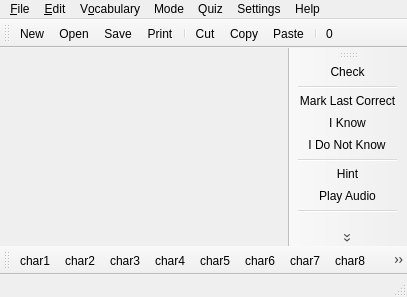
<?xml version="1.0" encoding="UTF-8"?>
<ui version="4.0">
 <class>MainWindow</class>
 <widget class="QMainWindow" name="MainWindow">
  <property name="geometry">
   <rect>
    <x>0</x>
    <y>0</y>
    <width>407</width>
    <height>297</height>
   </rect>
  </property>
  <property name="windowTitle">
   <string>WordQuiz</string>
  </property>
  <property name="windowIcon">
   <iconset resource="../wordquiz.qrc">
    <normaloff>:/kwordquiz/icons/hi32-app-kwordquiz.png</normaloff>:/kwordquiz/icons/hi32-app-kwordquiz.png</iconset>
  </property>
  <widget class="QWidget" name="centralwidget">
   <layout class="QGridLayout"/>
  </widget>
  <widget class="QMenuBar" name="menubar">
   <property name="geometry">
    <rect>
     <x>0</x>
     <y>0</y>
     <width>407</width>
     <height>21</height>
    </rect>
   </property>
   <widget class="QMenu" name="menuFile">
    <property name="title">
     <string>&amp;File</string>
    </property>
    <addaction name="fileNew"/>
    <addaction name="fileOpen"/>
    <addaction name="fileOpenRecent"/>
    <addaction name="fileGHNS"/>
    <addaction name="separator"/>
    <addaction name="fileSave"/>
    <addaction name="fileSaveAs"/>
    <addaction name="separator"/>
    <addaction name="filePrint"/>
    <addaction name="filePrintPreview"/>
    <addaction name="separator"/>
    <addaction name="fileClose"/>
    <addaction name="separator"/>
    <addaction name="fileQuit"/>
   </widget>
   <widget class="QMenu" name="menuEdit">
    <property name="title">
     <string>&amp;Edit</string>
    </property>
    <addaction name="separator"/>
    <addaction name="editCut"/>
    <addaction name="editCopy"/>
    <addaction name="editPaste"/>
    <addaction name="editClear"/>
    <addaction name="separator"/>
    <addaction name="editInsert"/>
    <addaction name="editDelete"/>
    <addaction name="separator"/>
    <addaction name="editMarkBlank"/>
    <addaction name="editUnmarkBlank"/>
   </widget>
   <widget class="QMenu" name="menuMode">
    <property name="title">
     <string>Mode</string>
    </property>
    <addaction name="mode1"/>
    <addaction name="mode2"/>
    <addaction name="mode3"/>
    <addaction name="mode4"/>
    <addaction name="mode5"/>
   </widget>
   <widget class="QMenu" name="menuSettings">
    <property name="title">
     <string>Settings</string>
    </property>
    <addaction name="configShowSearchBar"/>
    <addaction name="separator"/>
    <addaction name="configToolbars"/>
    <addaction name="configShowStatusbar"/>
    <addaction name="separator"/>
    <addaction name="configConfigureShortcuts"/>
    <addaction name="configConfigureToolbars"/>
    <addaction name="configConfigureNotifications"/>
    <addaction name="configConfigureWordQuiz"/>
   </widget>
   <widget class="QMenu" name="menuHelp">
    <property name="title">
     <string>Help</string>
    </property>
    <addaction name="helpHandbook"/>
    <addaction name="helpWhatsThis"/>
    <addaction name="separator"/>
    <addaction name="helpReportBug"/>
    <addaction name="separator"/>
    <addaction name="helpSwitchLanguage"/>
    <addaction name="separator"/>
    <addaction name="helpAboutWordQuiz"/>
    <addaction name="helpAboutQt"/>
   </widget>
   <widget class="QMenu" name="menuVocabulary">
    <property name="title">
     <string>V&amp;ocabulary</string>
    </property>
    <addaction name="vocabLanguages"/>
    <addaction name="vocabFont"/>
    <addaction name="separator"/>
    <addaction name="vocabImage"/>
    <addaction name="vocabSound"/>
    <addaction name="separator"/>
    <addaction name="vocabAdjustRows"/>
    <addaction name="separator"/>
    <addaction name="vocabShuffle"/>
   </widget>
   <widget class="QMenu" name="menuQuiz">
    <property name="title">
     <string>Quiz</string>
    </property>
    <addaction name="quizCheck"/>
    <addaction name="separator"/>
    <addaction name="qaMarkLastCorrect"/>
    <addaction name="flashKnow"/>
    <addaction name="flashDontKnow"/>
    <addaction name="separator"/>
    <addaction name="qaHint"/>
    <addaction name="quizPlayAudio"/>
    <addaction name="separator"/>
    <addaction name="quizRestart"/>
    <addaction name="quizRepeatErrors"/>
    <addaction name="separator"/>
    <addaction name="quizExportErrors"/>
   </widget>
   <addaction name="menuFile"/>
   <addaction name="menuEdit"/>
   <addaction name="menuVocabulary"/>
   <addaction name="menuMode"/>
   <addaction name="menuQuiz"/>
   <addaction name="menuSettings"/>
   <addaction name="menuHelp"/>
  </widget>
  <widget class="QStatusBar" name="statusbar"/>
  <widget class="QToolBar" name="toolBarMain">
   <property name="windowTitle">
    <string>Main Toolbar</string>
   </property>
   <property name="iconSize">
    <size>
     <width>22</width>
     <height>22</height>
    </size>
   </property>
   <property name="toolButtonStyle">
    <enum>Qt::ToolButtonTextUnderIcon</enum>
   </property>
   <attribute name="toolBarArea">
    <enum>TopToolBarArea</enum>
   </attribute>
   <attribute name="toolBarBreak">
    <bool>false</bool>
   </attribute>
   <addaction name="fileNew"/>
   <addaction name="fileOpen"/>
   <addaction name="fileSave"/>
   <addaction name="filePrint"/>
   <addaction name="separator"/>
   <addaction name="editCut"/>
   <addaction name="editCopy"/>
   <addaction name="editPaste"/>
   <addaction name="separator"/>
   <addaction name="mode0"/>
  </widget>
  <widget class="QToolBar" name="toolBarQuiz">
   <property name="windowTitle">
    <string>Quiz Toolbar</string>
   </property>
   <property name="iconSize">
    <size>
     <width>22</width>
     <height>22</height>
    </size>
   </property>
   <property name="toolButtonStyle">
    <enum>Qt::ToolButtonTextBesideIcon</enum>
   </property>
   <attribute name="toolBarArea">
    <enum>RightToolBarArea</enum>
   </attribute>
   <attribute name="toolBarBreak">
    <bool>false</bool>
   </attribute>
   <addaction name="quizCheck"/>
   <addaction name="separator"/>
   <addaction name="qaMarkLastCorrect"/>
   <addaction name="flashKnow"/>
   <addaction name="flashDontKnow"/>
   <addaction name="separator"/>
   <addaction name="qaHint"/>
   <addaction name="quizPlayAudio"/>
   <addaction name="separator"/>
   <addaction name="quizRestart"/>
   <addaction name="quizRepeatErrors"/>
  </widget>
  <widget class="QToolBar" name="toolBarCharacters">
   <property name="windowTitle">
    <string>Special Characters</string>
   </property>
   <property name="allowedAreas">
    <set>Qt::BottomToolBarArea|Qt::RightToolBarArea|Qt::TopToolBarArea</set>
   </property>
   <property name="iconSize">
    <size>
     <width>22</width>
     <height>22</height>
    </size>
   </property>
   <attribute name="toolBarArea">
    <enum>BottomToolBarArea</enum>
   </attribute>
   <attribute name="toolBarBreak">
    <bool>false</bool>
   </attribute>
   <addaction name="actionChar1"/>
   <addaction name="actionChar2"/>
   <addaction name="actionChar3"/>
   <addaction name="actionChar4"/>
   <addaction name="actionChar5"/>
   <addaction name="actionChar6"/>
   <addaction name="actionChar7"/>
   <addaction name="actionChar8"/>
   <addaction name="actionChar9"/>
  </widget>
  <action name="fileNew">
   <property name="icon">
    <iconset resource="../wordquiz.qrc">
     <normaloff>:/src/pics/document-new.png</normaloff>:/src/pics/document-new.png</iconset>
   </property>
   <property name="text">
    <string>&amp;New</string>
   </property>
   <property name="shortcut">
    <string>Ctrl+N</string>
   </property>
  </action>
  <action name="fileOpen">
   <property name="icon">
    <iconset resource="../wordquiz.qrc">
     <normaloff>:/src/pics/document-open.png</normaloff>:/src/pics/document-open.png</iconset>
   </property>
   <property name="text">
    <string>&amp;Open...</string>
   </property>
   <property name="shortcut">
    <string>Ctrl+O</string>
   </property>
  </action>
  <action name="fileOpenRecent">
   <property name="enabled">
    <bool>true</bool>
   </property>
   <property name="text">
    <string>Open Recent</string>
   </property>
  </action>
  <action name="fileSave">
   <property name="icon">
    <iconset resource="../wordquiz.qrc">
     <normaloff>:/src/pics/document-save.png</normaloff>:/src/pics/document-save.png</iconset>
   </property>
   <property name="text">
    <string>&amp;Save</string>
   </property>
   <property name="shortcut">
    <string>Ctrl+S</string>
   </property>
  </action>
  <action name="fileSaveAs">
   <property name="icon">
    <iconset resource="../wordquiz.qrc">
     <normaloff>:/src/pics/document-save-as.png</normaloff>:/src/pics/document-save-as.png</iconset>
   </property>
   <property name="text">
    <string>Save &amp;As...</string>
   </property>
  </action>
  <action name="filePrint">
   <property name="icon">
    <iconset resource="../wordquiz.qrc">
     <normaloff>:/src/pics/document-print.png</normaloff>:/src/pics/document-print.png</iconset>
   </property>
   <property name="text">
    <string>&amp;Print...</string>
   </property>
   <property name="shortcut">
    <string>Ctrl+P</string>
   </property>
  </action>
  <action name="fileClose">
   <property name="icon">
    <iconset resource="../wordquiz.qrc">
     <normaloff>:/src/pics/window-close.png</normaloff>:/src/pics/window-close.png</iconset>
   </property>
   <property name="text">
    <string>&amp;Close</string>
   </property>
   <property name="shortcut">
    <string>Ctrl+W</string>
   </property>
  </action>
  <action name="fileQuit">
   <property name="icon">
    <iconset resource="../wordquiz.qrc">
     <normaloff>:/src/pics/application-exit.png</normaloff>:/src/pics/application-exit.png</iconset>
   </property>
   <property name="text">
    <string>&amp;Quit</string>
   </property>
   <property name="shortcut">
    <string>Ctrl+Q</string>
   </property>
  </action>
  <action name="editCut">
   <property name="icon">
    <iconset resource="../wordquiz.qrc">
     <normaloff>:/src/pics/edit-cut.png</normaloff>:/src/pics/edit-cut.png</iconset>
   </property>
   <property name="text">
    <string>Cu&amp;t</string>
   </property>
   <property name="shortcut">
    <string>Ctrl+X</string>
   </property>
  </action>
  <action name="editCopy">
   <property name="icon">
    <iconset resource="../wordquiz.qrc">
     <normaloff>:/src/pics/edit-copy.png</normaloff>:/src/pics/edit-copy.png</iconset>
   </property>
   <property name="text">
    <string>&amp;Copy</string>
   </property>
   <property name="shortcut">
    <string>Ctrl+C</string>
   </property>
  </action>
  <action name="editPaste">
   <property name="icon">
    <iconset resource="../wordquiz.qrc">
     <normaloff>:/src/pics/edit-paste.png</normaloff>:/src/pics/edit-paste.png</iconset>
   </property>
   <property name="text">
    <string>&amp;Paste</string>
   </property>
   <property name="shortcut">
    <string>Ctrl+V</string>
   </property>
  </action>
  <action name="editClear">
   <property name="icon">
    <iconset resource="../wordquiz.qrc">
     <normaloff>:/src/pics/edit-clear.png</normaloff>:/src/pics/edit-clear.png</iconset>
   </property>
   <property name="text">
    <string>C&amp;lear</string>
   </property>
   <property name="shortcut">
    <string>Del</string>
   </property>
  </action>
  <action name="editInsert">
   <property name="icon">
    <iconset resource="../wordquiz.qrc">
     <normaloff>:/kwordquiz/pics/ox16-action-insert-table-row.png</normaloff>:/kwordquiz/pics/ox16-action-insert-table-row.png</iconset>
   </property>
   <property name="text">
    <string>&amp;Insert Row</string>
   </property>
   <property name="shortcut">
    <string>Ctrl+I</string>
   </property>
  </action>
  <action name="editDelete">
   <property name="icon">
    <iconset resource="../wordquiz.qrc">
     <normaloff>:/kwordquiz/pics/ox16-action-delete-table-row.png</normaloff>:/kwordquiz/pics/ox16-action-delete-table-row.png</iconset>
   </property>
   <property name="text">
    <string>&amp;Delete Row</string>
   </property>
   <property name="shortcut">
    <string>Ctrl+K</string>
   </property>
  </action>
  <action name="editMarkBlank">
   <property name="icon">
    <iconset resource="../wordquiz.qrc">
     <normaloff>:/kwordquiz/pics/ox16-action-markasblank.png</normaloff>:/kwordquiz/pics/ox16-action-markasblank.png</iconset>
   </property>
   <property name="text">
    <string>&amp;Mark As Blank</string>
   </property>
   <property name="shortcut">
    <string>Ctrl+M</string>
   </property>
  </action>
  <action name="editUnmarkBlank">
   <property name="icon">
    <iconset resource="../wordquiz.qrc">
     <normaloff>:/kwordquiz/pics/ox16-action-unmarkasblank.png</normaloff>:/kwordquiz/pics/ox16-action-unmarkasblank.png</iconset>
   </property>
   <property name="text">
    <string>&amp;Unmark Blank</string>
   </property>
  </action>
  <action name="vocabLanguages">
   <property name="icon">
    <iconset resource="../wordquiz.qrc">
     <normaloff>:/kwordquiz/pics/ox16-action-languages.png</normaloff>:/kwordquiz/pics/ox16-action-languages.png</iconset>
   </property>
   <property name="text">
    <string>&amp;Column Settings...</string>
   </property>
   <property name="shortcut">
    <string>Ctrl+L</string>
   </property>
  </action>
  <action name="vocabFont">
   <property name="icon">
    <iconset resource="../wordquiz.qrc">
     <normaloff>:/src/pics/preferences-desktop-font.png</normaloff>:/src/pics/preferences-desktop-font.png</iconset>
   </property>
   <property name="text">
    <string>&amp;Font...</string>
   </property>
  </action>
  <action name="vocabAdjustRows">
   <property name="text">
    <string>&amp;Adjust Row Height</string>
   </property>
  </action>
  <action name="vocabShuffle">
   <property name="icon">
    <iconset resource="../wordquiz.qrc">
     <normaloff>:/kwordquiz/pics/hi16-action-shuffle.png</normaloff>:/kwordquiz/pics/hi16-action-shuffle.png</iconset>
   </property>
   <property name="text">
    <string>&amp;Shuffle</string>
   </property>
  </action>
  <action name="mode2">
   <property name="icon">
    <iconset resource="../wordquiz.qrc">
     <normaloff>:/kwordquiz/pics/ox22-action-mode2.png</normaloff>:/kwordquiz/pics/ox22-action-mode2.png</iconset>
   </property>
   <property name="text">
    <string>&amp;2</string>
   </property>
  </action>
  <action name="mode3">
   <property name="icon">
    <iconset resource="../wordquiz.qrc">
     <normaloff>:/kwordquiz/pics/ox22-action-mode3.png</normaloff>:/kwordquiz/pics/ox22-action-mode3.png</iconset>
   </property>
   <property name="text">
    <string>&amp;3</string>
   </property>
  </action>
  <action name="mode4">
   <property name="icon">
    <iconset resource="../wordquiz.qrc">
     <normaloff>:/kwordquiz/pics/ox22-action-mode4.png</normaloff>:/kwordquiz/pics/ox22-action-mode4.png</iconset>
   </property>
   <property name="text">
    <string>&amp;4</string>
   </property>
  </action>
  <action name="mode5">
   <property name="icon">
    <iconset resource="../wordquiz.qrc">
     <normaloff>:/kwordquiz/pics/ox22-action-mode5.png</normaloff>:/kwordquiz/pics/ox22-action-mode5.png</iconset>
   </property>
   <property name="text">
    <string>&amp;5</string>
   </property>
  </action>
  <action name="quizCheck">
   <property name="icon">
    <iconset resource="../wordquiz.qrc">
     <normaloff>:/kwordquiz/pics/ox16-action-answer-correct.png</normaloff>:/kwordquiz/pics/ox16-action-answer-correct.png</iconset>
   </property>
   <property name="text">
    <string>&amp;Check</string>
   </property>
   <property name="shortcut">
    <string>Return</string>
   </property>
  </action>
  <action name="flashKnow">
   <property name="icon">
    <iconset resource="../wordquiz.qrc">
     <normaloff>:/kwordquiz/pics/hi16-action-know.png</normaloff>:/kwordquiz/pics/hi16-action-know.png</iconset>
   </property>
   <property name="text">
    <string>I &amp;Know</string>
   </property>
   <property name="shortcut">
    <string>K</string>
   </property>
  </action>
  <action name="flashDontKnow">
   <property name="icon">
    <iconset resource="../wordquiz.qrc">
     <normaloff>:/kwordquiz/pics/hi16-action-dontknow.png</normaloff>:/kwordquiz/pics/hi16-action-dontknow.png</iconset>
   </property>
   <property name="text">
    <string>I &amp;Do Not Know</string>
   </property>
   <property name="shortcut">
    <string>D</string>
   </property>
  </action>
  <action name="qaHint">
   <property name="icon">
    <iconset resource="../wordquiz.qrc">
     <normaloff>:/kwordquiz/pics/hi16-action-hint.png</normaloff>:/kwordquiz/pics/hi16-action-hint.png</iconset>
   </property>
   <property name="text">
    <string>&amp;Hint</string>
   </property>
  </action>
  <action name="quizRestart">
   <property name="icon">
    <iconset resource="../wordquiz.qrc">
     <normaloff>:/kwordquiz/pics/hi16-action-start-over.png</normaloff>:/kwordquiz/pics/hi16-action-start-over.png</iconset>
   </property>
   <property name="text">
    <string>&amp;Restart</string>
   </property>
  </action>
  <action name="quizExportErrors">
   <property name="icon">
    <iconset resource="../wordquiz.qrc">
     <normaloff>:/src/pics/document-save-as.png</normaloff>:/src/pics/document-save-as.png</iconset>
   </property>
   <property name="text">
    <string>Export Errors &amp;As...</string>
   </property>
  </action>
  <action name="configShowSearchBar">
   <property name="checkable">
    <bool>true</bool>
   </property>
   <property name="text">
    <string>Show Se&amp;arch</string>
   </property>
  </action>
  <action name="configToolbars">
   <property name="text">
    <string>&amp;Toolbars</string>
   </property>
  </action>
  <action name="configShowStatusbar">
   <property name="checkable">
    <bool>true</bool>
   </property>
   <property name="text">
    <string>Show St&amp;atusbar</string>
   </property>
  </action>
  <action name="configConfigureShortcuts">
   <property name="icon">
    <iconset resource="../wordquiz.qrc">
     <normaloff>:/src/pics/configure-shortcuts.png</normaloff>:/src/pics/configure-shortcuts.png</iconset>
   </property>
   <property name="text">
    <string>Configure S&amp;hortcuts...</string>
   </property>
   <property name="menuRole">
    <enum>QAction::NoRole</enum>
   </property>
  </action>
  <action name="configConfigureToolbars">
   <property name="icon">
    <iconset resource="../wordquiz.qrc">
     <normaloff>:/src/pics/configure-toolbars.png</normaloff>:/src/pics/configure-toolbars.png</iconset>
   </property>
   <property name="text">
    <string>Configure Tool&amp;bars...</string>
   </property>
   <property name="menuRole">
    <enum>QAction::NoRole</enum>
   </property>
  </action>
  <action name="configConfigureNotifications">
   <property name="icon">
    <iconset resource="../wordquiz.qrc">
     <normaloff>:/src/pics/preferences-desktop-notification.png</normaloff>:/src/pics/preferences-desktop-notification.png</iconset>
   </property>
   <property name="text">
    <string>Configure &amp;Notifications...</string>
   </property>
   <property name="menuRole">
    <enum>QAction::NoRole</enum>
   </property>
  </action>
  <action name="configConfigureWordQuiz">
   <property name="icon">
    <iconset resource="../wordquiz.qrc">
     <normaloff>:/src/pics/configure.png</normaloff>:/src/pics/configure.png</iconset>
   </property>
   <property name="text">
    <string>&amp;Configure WordQuiz...</string>
   </property>
  </action>
  <action name="helpHandbook">
   <property name="icon">
    <iconset resource="../wordquiz.qrc">
     <normaloff>:/src/pics/help-contents.png</normaloff>:/src/pics/help-contents.png</iconset>
   </property>
   <property name="text">
    <string>WordQuiz &amp;Handbook</string>
   </property>
   <property name="shortcut">
    <string>F1</string>
   </property>
  </action>
  <action name="helpWhatsThis">
   <property name="icon">
    <iconset resource="../wordquiz.qrc">
     <normaloff>:/src/pics/help-contextual.png</normaloff>:/src/pics/help-contextual.png</iconset>
   </property>
   <property name="text">
    <string>What's This</string>
   </property>
   <property name="shortcut">
    <string>Shift+F1</string>
   </property>
  </action>
  <action name="helpReportBug">
   <property name="icon">
    <iconset resource="../wordquiz.qrc">
     <normaloff>:/src/pics/tools-report-bug.png</normaloff>:/src/pics/tools-report-bug.png</iconset>
   </property>
   <property name="text">
    <string>&amp;Report Bug...</string>
   </property>
  </action>
  <action name="helpSwitchLanguage">
   <property name="icon">
    <iconset resource="../wordquiz.qrc">
     <normaloff>:/src/pics/preferences-desktop-locale.png</normaloff>:/src/pics/preferences-desktop-locale.png</iconset>
   </property>
   <property name="text">
    <string>&amp;Switch Application Language...</string>
   </property>
  </action>
  <action name="helpAboutWordQuiz">
   <property name="icon">
    <iconset resource="../wordquiz.qrc">
     <normaloff>:/kwordquiz/icons/hi16-app-kwordquiz.png</normaloff>:/kwordquiz/icons/hi16-app-kwordquiz.png</iconset>
   </property>
   <property name="text">
    <string>&amp;About WordQuiz...</string>
   </property>
  </action>
  <action name="helpAboutQt">
   <property name="icon">
    <iconset resource="../wordquiz.qrc">
     <normaloff>:/src/pics/qt-logo.png</normaloff>:/src/pics/qt-logo.png</iconset>
   </property>
   <property name="text">
    <string>About &amp;Qt...</string>
   </property>
   <property name="menuRole">
    <enum>QAction::AboutQtRole</enum>
   </property>
  </action>
  <action name="mode1">
   <property name="icon">
    <iconset resource="../wordquiz.qrc">
     <normaloff>:/kwordquiz/pics/ox22-action-mode1.png</normaloff>:/kwordquiz/pics/ox22-action-mode1.png</iconset>
   </property>
   <property name="text">
    <string>&amp;1</string>
   </property>
  </action>
  <action name="mode0">
   <property name="icon">
    <iconset>
     <normaloff/>
    </iconset>
   </property>
   <property name="text">
    <string>0</string>
   </property>
  </action>
  <action name="quizRepeatErrors">
   <property name="icon">
    <iconset resource="../wordquiz.qrc">
     <normaloff>:/kwordquiz/pics/hi16-action-repeat.png</normaloff>:/kwordquiz/pics/hi16-action-repeat.png</iconset>
   </property>
   <property name="text">
    <string>Repeat &amp;Errors</string>
   </property>
  </action>
  <action name="actionChar1">
   <property name="text">
    <string>char1</string>
   </property>
  </action>
  <action name="actionChar2">
   <property name="text">
    <string>char2</string>
   </property>
  </action>
  <action name="actionChar3">
   <property name="text">
    <string>char3</string>
   </property>
  </action>
  <action name="actionChar4">
   <property name="text">
    <string>char4</string>
   </property>
  </action>
  <action name="actionChar5">
   <property name="text">
    <string>char5</string>
   </property>
  </action>
  <action name="actionChar6">
   <property name="text">
    <string>char6</string>
   </property>
  </action>
  <action name="actionChar7">
   <property name="text">
    <string>char7</string>
   </property>
  </action>
  <action name="actionChar8">
   <property name="text">
    <string>char8</string>
   </property>
  </action>
  <action name="actionChar9">
   <property name="text">
    <string>char9</string>
   </property>
  </action>
  <action name="fileGHNS">
   <property name="icon">
    <iconset resource="../wordquiz.qrc">
     <normaloff>:/src/pics/get-hot-new-stuff.png</normaloff>:/src/pics/get-hot-new-stuff.png</iconset>
   </property>
   <property name="text">
    <string>&amp;Download New Vocabularies...</string>
   </property>
   <property name="shortcut">
    <string>Ctrl+G</string>
   </property>
  </action>
  <action name="filePrintPreview">
   <property name="icon">
    <iconset resource="../wordquiz.qrc">
     <normaloff>:/src/pics/document-print-preview.png</normaloff>
     <normalon>:/src/pics/document-print-preview.png</normalon>:/src/pics/document-print-preview.png</iconset>
   </property>
   <property name="text">
    <string>Print Previe&amp;w</string>
   </property>
  </action>
  <action name="vocabImage">
   <property name="icon">
    <iconset resource="../wordquiz.qrc">
     <normaloff>:/src/pics/image-x-generic.png</normaloff>:/src/pics/image-x-generic.png</iconset>
   </property>
   <property name="text">
    <string>Link &amp;Image...</string>
   </property>
  </action>
  <action name="vocabSound">
   <property name="icon">
    <iconset resource="../wordquiz.qrc">
     <normaloff>:/src/pics/audio-x-generic.png</normaloff>:/src/pics/audio-x-generic.png</iconset>
   </property>
   <property name="text">
    <string>Link &amp;Sound...</string>
   </property>
  </action>
  <action name="quizPlayAudio">
   <property name="icon">
    <iconset resource="../wordquiz.qrc">
     <normaloff>:/src/pics/media-playback-start.png</normaloff>:/src/pics/media-playback-start.png</iconset>
   </property>
   <property name="text">
    <string>&amp;Play Audio</string>
   </property>
   <property name="statusTip">
    <string>Play associated audio</string>
   </property>
   <property name="whatsThis">
    <string>Play associated audio</string>
   </property>
   <property name="shortcut">
    <string>Ctrl+B</string>
   </property>
  </action>
  <action name="qaMarkLastCorrect">
   <property name="icon">
    <iconset resource="../wordquiz.qrc">
     <normaloff>:/kwordquiz/pics/ox16-action-answer-correct.png</normaloff>:/kwordquiz/pics/ox16-action-answer-correct.png</iconset>
   </property>
   <property name="text">
    <string>&amp;Mark Last Correct</string>
   </property>
   <property name="statusTip">
    <string>Marks last answer as correct</string>
   </property>
   <property name="whatsThis">
    <string>Marks last answer as correct</string>
   </property>
   <property name="shortcut">
    <string>Shift+Return</string>
   </property>
  </action>
 </widget>
 <resources>
  <include location="../wordquiz.qrc"/>
 </resources>
 <connections/>
</ui>
